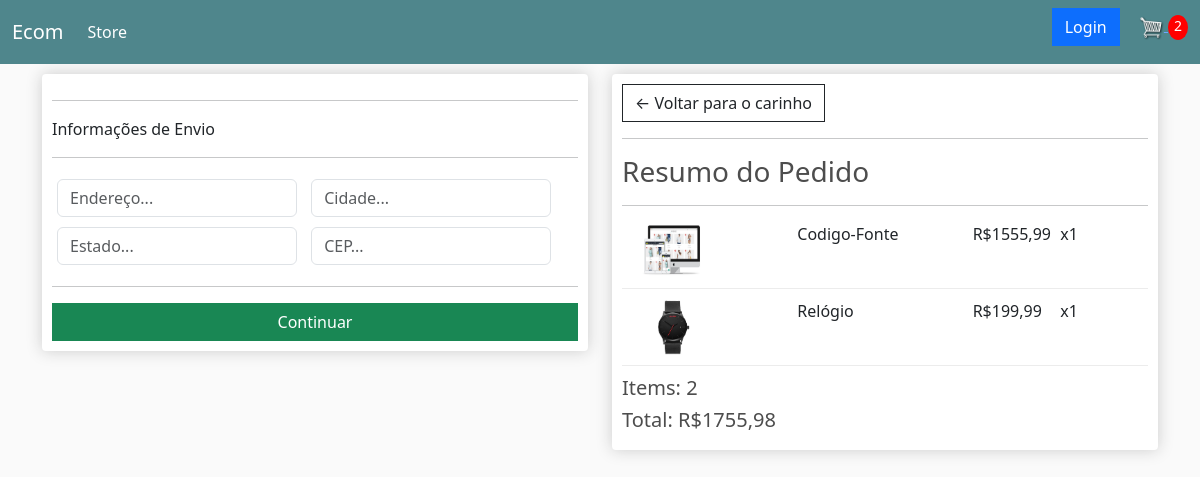
Screenshot of /checkout/ (signed in) with the database file from the repository.
### store/models.py (models this page shows, shortened)
class OrderItem(models.Model):
    product = models.ForeignKey(Product, on_delete=models.SET_NULL, null=True)
    order = models.ForeignKey(Order, on_delete=models.SET_NULL, null=True)
    quantity = models.IntegerField(default=0, null=True, blank=True)
    date_added = models.DateTimeField(auto_now_add=True)
    @property
    def get_total(self):
        total = self.product.price * self.quantity
        return total

class Product(models.Model):
    name = models.CharField(max_length=200)
    price = models.FloatField()
    digital = models.BooleanField(default=False, null=True, blank=False)
    image = models.ImageField(null=True, blank=True)
    @property
    def imageURL(self):
        try:
            url = self.image.url
        except:
            url = ''
        return url

class Order(models.Model):
    customer = models.ForeignKey(Customer, on_delete=models.SET_NULL, null=True, blank=True)
    date_ordered = models.DateTimeField(auto_now_add=True)
    complete = models.BooleanField(default=False, null=True, blank=False)
    transaction_id = models.CharField(max_length=200, null=True)
    @property
    def shipping(self):
        shipping = False
        orderitems = self.orderitem_set.all()
        for i in orderitems:
            if i.product.digital == False:
                shipping = True
        return shipping
    @property
    def get_cart_total(self):
        orderitems = self.orderitem_set.all()
        total = sum([item.get_total for item in orderitems])
        return total
    @property
    def get_cart_items(self):
        orderitems = self.orderitem_set.all()
        total = sum([item.quantity for item in orderitems])
        return total

### store/views.py (the view)
# urls.py: path('checkout/', views.checkout, name='checkout'),
@csrf_exempt
def checkout(request):
    if request.user.is_authenticated:
        customer = request.user.customer
        order, created = Order.objects.get_or_create(customer=customer, complete=False)
        items = order.orderitem_set.all()
        cartItems = order.get_cart_items
    else:
        items = []
        order = {'get_cart_total': 0, 'get_cart_items':0, 'shipping':False}
        cartItems = order['get_cart_items']
    context = {'items':items, 'order':order, 'cartItems': cartItems}
    return render(request, 'store/checkout.html', context)

### store/templates/store/checkout.html (shortened to what this page needs)
{% extends 'store/main.html' %}
{% load static %}
{% block content_body %}
    <div class="row">
        <div class="col-lg-6">
            <div class="box-element" id="form-wrapper">
                <form action="#" id="form">
                    <div id="shipping-info">
                        <hr>
                        <p>Informações de Envio</p>
                        <hr>
                        <div class="form-field">
                            <input class="form-control" type="text" name="address" placeholder="Endereço...">
                        </div>
                        <div class="form-field">
                            <input class="form-control" type="text" name="city" placeholder="Cidade...">
                        </div>
                        <div class="form-field">
                            <input class="form-control" type="text" name="state" placeholder="Estado...">
                        </div>
                        <div class="form-field">
                            <input class="form-control" type="text" name="zipcode" placeholder="CEP...">
                        </div>
                    </div>
                    <hr>
                    <input id="form-button" class="btn btn-success btn-block" type="submit" value="Continuar">
                </form>
            </div>
            <br>
        </div>
        <div class="col-lg-6">
            <div class="box-element">
                <a href="{% url 'cart' %}" class="btn btn-outline-dark">&#x2190; Voltar para o carinho</a>
                <hr>
                <h3>Resumo do Pedido</h3>
                <hr>
                {% for item in items %}
                <div class="cart-row">
                    <div style="flex:2"><img class="row-image" src="{{item.product.imageURL}}"></div>
                    <div style="flex:2"><p>{{item.product.name}}</p></div>
                    <div style="flex:1"><p>R${{item.product.price|floatformat:2}}</p></div>
                    <div style="flex:1"><p>x{{item.quantity}}</p></div>
                </div>
                {% endfor %}
                <h5>Items: {{order.get_cart_items}}</h5>
                <h5>Total: R${{order.get_cart_total|floatformat:2}}</h5>
            </div>
        </div>
    </div>
{% endblock content_body %}

### static/css/main.css (style rules this page uses)
body { background-color: hsl(0, 0%, 98%); }
h1,h2,h3,h4,h5,h6 { color:hsl(0, 0%, 30%); }
.box-element { box-shadow:hsl(0, 0%, 80%) 0 0 16px; background-color: #fff; border-radius: 4px; padding: 10px; }
.col-lg-4, .col-lg-6, .col-lg-8, .col-lg-12 { margin-top: 10px; }
.btn { border-radius: 0; }
.row-image { width: 100px; }
.form-field { width:250px; display: inline-block; padding: 5px; }
.cart-row { display: flex; align-items: flex-stretch; padding-bottom: 10px; margin-bottom: 10px; border-bottom: 1px solid #ececec; }
#form-button { width: 100%; }

### rows the page displays
OrderItem: product.imageURL (picture), product.name "Codigo-Fonte", product.price "1555,99", quantity "1"
OrderItem: product.imageURL (picture), product.name "Relógio", product.price "199,99", quantity "1"
Order: get_cart_items "2", get_cart_total "1755,98"

### other values shown
{{ cartItems }} "2"
